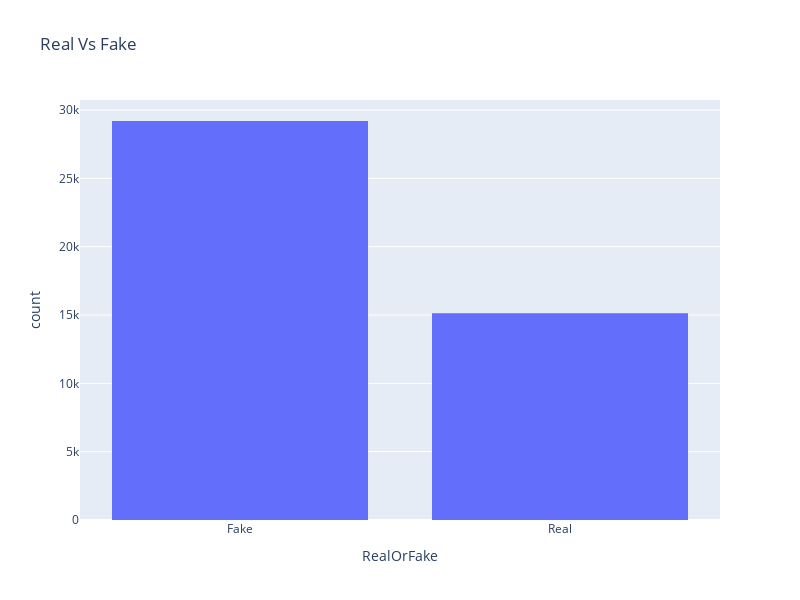

This figure's notebook cell:
### Code cell
import plotly.express as px
fig = px.histogram(df, x='RealOrFake', title='Real Vs Fake')
fig.update_layout(
    width=800,  # Set the width of the figure
    height=600,  # Set the height of the figure
)
fig.show()

### Figure 1 — Plotly figure (JSON) as saved in the notebook; plotly's stock layout.template omitted (floating-point values rounded to 4 significant figures; data arrays with more than 128 entries replaced by an {"elided": "..."} marker saying what was removed)
{"data": [{"alignmentgroup": "True", "bingroup": "x", "hovertemplate": "RealOrFake=%{x}<br>count=%{y}<extra></extra>", "legendgroup": "", "marker": {"color": "#636efa", "pattern": {"shape": ""}}, "name": "", "offsetgroup": "", "orientation": "v", "showlegend": false, "type": "histogram", "x": {"elided": "44326 str values"}, "xaxis": "x", "yaxis": "y"}], "layout": {"barmode": "relative", "height": 600, "legend": {"tracegroupgap": 0}, "title": {"text": "Real Vs Fake"}, "width": 800, "xaxis": {"anchor": "y", "domain": [0, 1], "title": {"text": "RealOrFake"}}, "yaxis": {"anchor": "x", "domain": [0, 1], "title": {"text": "count"}}}}
